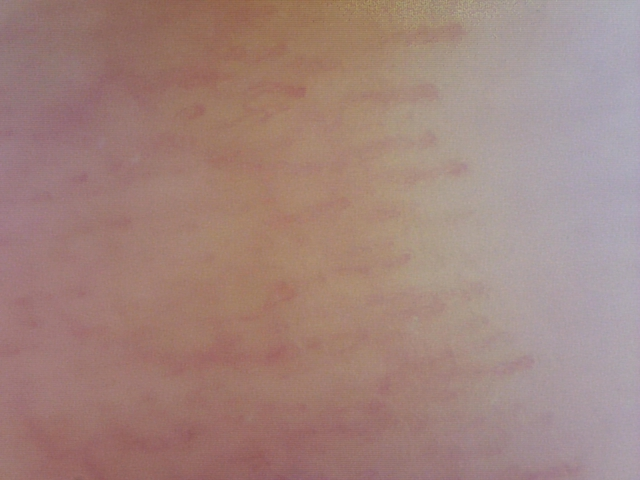
%> input picture CDIO/Testbilder/annasnagelband.jpg, 640 x 480 px
$ octave Seg_vasc.m   (GNU Octave 9; MATLAB toolbox functions it lacks are replaced by stand-ins)
%> lines starting %> are read from the running program, lines starting %| are printed output that depends on the picture; in (x1, y1, x2, y2) boxes, pixels count from 0 and x2, y2 are one past the last pixel; in counts of white or black regions, pixels touching at a corner belong together; the program's own positions count from 1
### CDIO/Martin-bös/hist_eq.m
function [x, y] = hist_eq(im)
%UNTITLED Summary of this function goes here
%   Detailed explanation goes here
n_bins = double(max(max(im)));
[h, b] = size(im);
n_pix = h * b;
hist = zeros([0,n_bins]);
p_table = zeros([0,n_bins]);
L_table = zeros([0,n_bins]);

for i = 1:1:n_bins+1
    hist(1,i) = sum(sum(im == i-1));
    p_table(1,i) = hist(1,i)/n_pix;
end

c_m = cumsum(p_table);
L_table = round(n_bins * c_m);
res = zeros(h, b);
for i = 1:1:length(L_table)
    curr_val = L_table(1,i);
    res = res + curr_val*(im == i-1);
end
x = res;
y = L_table;
end

### CDIO/Martin-bös/midway.m
function [T,T1,T2] = midway(im,thresh)

binvect = 0:1:255;
histo = hist(im(:),binvect);

if nargin < 2

    f = 1:length(histo);
    T0 = sum(histo.*f)/sum(histo);

    T1 = sum(histo(1:T0).*f(1:T0))/sum(histo(1:T0));
    T2 = sum(histo(T0:end).*f(T0:end))/sum(histo(T0:end));

    T = (T1 + T2)/2;

else
    f = 1:length(histo);
    T0 = sum(histo.*f)/sum(histo);

    T1 = sum(histo(1:thresh).*f(1:thresh))/sum(histo(1:thresh));
    T2 = sum(histo(thresh:end).*f(thresh:end))/sum(histo(thresh:end));

    T = (T1 + T2)/2;

end

### CDIO/Martin-bös/Seg_vasc.m
close all
im = imread('annasnagelband.jpg');
%> im is the input picture: size 480x640x3 uint8; mean R, G, B 161.7, 132.5, 125.7
im = rgb2gray(im);
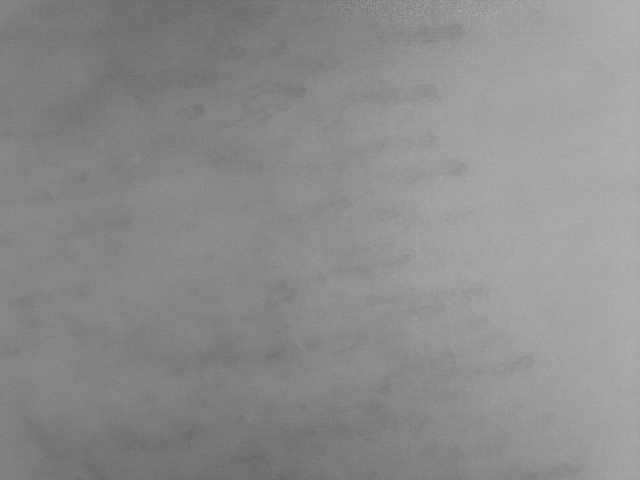
%> im: size 480x640 uint8; min 101, max 180, mean 140.5
im = imresize(im, 0.5);
%> im: size 240x320 uint8
im = double(im);
%> im: size 240x320 double
%im = im/max(max(im)); %Graythresh assumes value/takes values between [0 1]

%% Transform commands
%fftshift: Shift zero-frequency component to center of spectrum.
%     For vectors, fftshift(X) swaps the left and right halves of
%     X.  For matrices, fftshift(X) swaps the first and third
%     quadrants and the second and fourth quadrants.  For N-D
%     arrays, fftshift(X) swaps "half-spaces" of X along each
%     dimension.

%fft2: fft2(X) returns the two-dimensional Fourier transform of matrix X.
%     If X is a vector, the result will have the same orientation.

%ifftshift: For vectors, ifftshift(X) swaps the left and right halves of
%     X.  For matrices, ifftshift(X) swaps the first and third
%     quadrants and the second and fourth quadrants.  For N-D
%     arrays, ifftshift(X) swaps "half-spaces" of X along each
%     dimension.

%F = fftshift(fft2(ifftshift(f)));
%f = fftshift(ifft2(ifftshift(F)));

%% Circular convolution
sigma = 2;
lpH=exp(-0.5*([-3:3]/sigma).^2);
lpH=lpH/sum(lpH); %Horizontal filter
lpV=lpH'; %Vertical filter
gauss = conv2(lpV,lpH,'full'); %Gaussian filter

gausskern =0*im; %Array of zeros
%> gausskern: size 240x320 double; every value is 0
%center = size(im,1)/2+1;
[row,col] = size(im);
%> row = 240; col = 320

centerx = row/2; %Center row
%> centerx = 120
centery = col/2; %Center column
%> centery = 160

gausskern(centerx-3:centerx+3, centery-3:centery+3) = gauss; %Centering Gaussian filter in the image before transform
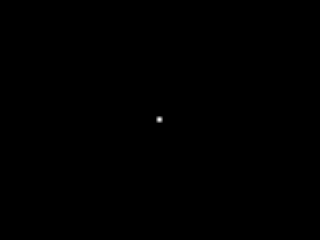
%> gausskern: size 240x320 double; min 0, max 0.0467, mean 1.3e-05; drawn with min black and max white
IM = fftshift(fft2(ifftshift(im))); %Fourier transform of im
GAUSSKERN = fftshift(fft2(ifftshift(gausskern))); %Fourier transorm of averageing kernel
AVERIM = IM.*GAUSSKERN; %Filtering in the fourier domain => averaged image
averim = real(fftshift(ifft2(ifftshift(AVERIM)))); %Filtered image

figure, colormap(gray(256))
subplot(121),imagesc(im), colorbar
subplot(122),imagesc(averim), colorbar

im_eq = hist_eq(im)/max(max(im));
%> in hist_eq, `n_bins = double(max(max(im)));`: n_bins = 176
%> after the loop in hist_eq, `for i = 1:1:n_bins+1`: hist = 177 values, max 2842 at index 132, min 0 at index 1, mean 433.9; p_table = 177 values, max 0.037 at index 132, min 0 at index 1, mean 0.00565
%> in hist_eq, `c_m = cumsum(p_table);`: c_m = 177 values from 0 to 1
%> in hist_eq, `L_table = round(n_bins * c_m);`: L_table = 177 values from 0 to 176
%> after the loop in hist_eq, `for i = 1:1:length(L_table)`:
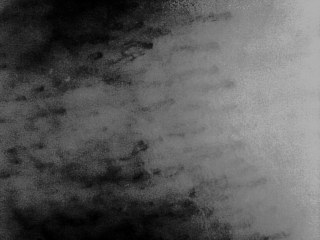
%> res: size 240x320 double; min 0, max 176, mean 89.8
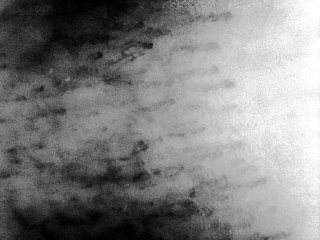
%> im_eq: size 240x320 double; min 0, max 1, mean 0.51

% figure
% imshow(im_eq)


%% Vascular detection

%T = graythresh(im);
T = midway(im); %Threshold using the midway method
%> in midway, `histo = hist(im(:),binvect);`: histo = 256 values, max 2842 at index 132, min 0 at index 1, mean 300
%> in midway, `T0 = sum(histo.*f)/sum(histo);`: T0 = 141.5
%> in midway, `T1 = sum(histo(1:T0).*f(1:T0))/sum(histo(1:T0));`: T1 = 129.5
%> in midway, `T2 = sum(histo(T0:end).*f(T0:end))/sum(histo(T0:end));`: T2 = 157.8
%> in midway, `T = (T1 + T2)/2;`: T = 143.6
%> T = 143.6
T_le = le(im,T); %Threshold using the least error method
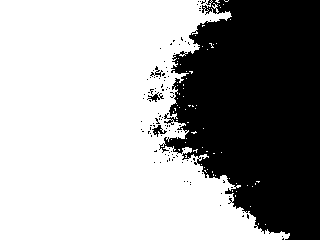
%> T_le: size 240x320 logical; 63.1% white; 109 black regions (105 under 20 px), largest, box (x1, y1, x2, y2) and area: (159, 0, 320, 240) 27928, (152, 125, 167, 137) 71, (147, 92, 164, 102) 62, (150, 66, 163, 77) 44

imbin = imbinarize(im,T_le);
%> imbin: size 240x320 logical; every value is 1
imbin = ~imbin;
%> imbin: size 240x320 logical; every value is 0

figure
imagesc(imbin)
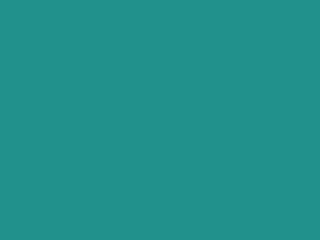
%> displayed picture: size 240x320x3, on the screen's scale of 0 to 255; mean R, G, B 33, 145, 140

$ run again, with CDIO/Testbilder/Snap_001.jpg copied over CDIO/Testbilder/annasnagelband.jpg
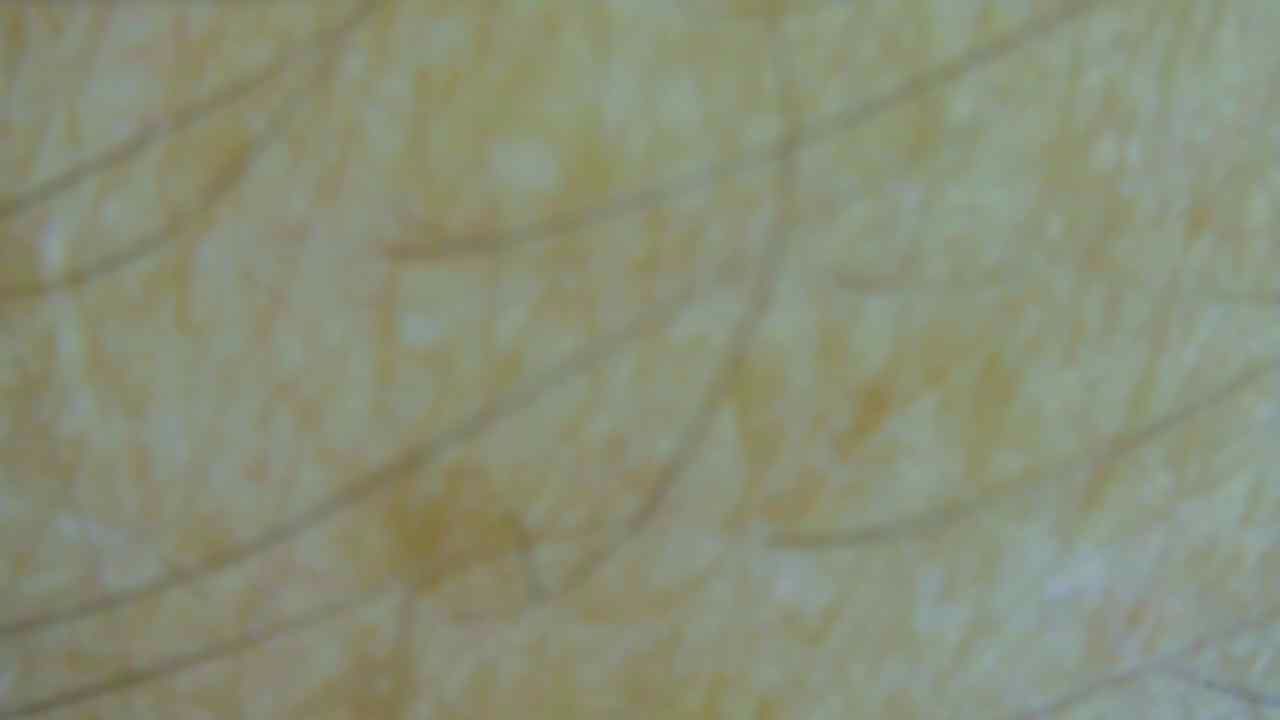
%> input picture CDIO/Testbilder/Snap_001.jpg, 1280 x 720 px
%> im is the input picture: size 720x1280x3 uint8; mean R, G, B 137, 142.5, 119.2
%> n_bins = 165
%> after the loop in hist_eq, `for i = 1:1:n_bins+1`: hist = 166 values, max 34242 at index 141, min 0 at index 1, mean 1388; p_table = 166 values, max 0.149 at index 141, min 0 at index 1, mean 0.00602
%> c_m = 166 values from 0 to 1
%> L_table = 166 values from 0 to 165
%> after the loop in hist_eq, `for i = 1:1:length(L_table)`:
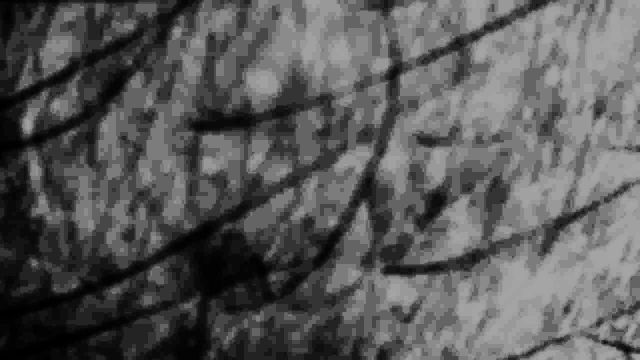
%> res: size 360x640 double; min 0, max 165, mean 88.7
%> histo = 256 values, max 34242 at index 141, min 0 at index 1, mean 900
%> T0 = 139.2
%> T1 = 132
%> T2 = 144.8
%> in midway, `T = (T1 + T2)/2;`: T = 138.4
%> `T_le = le(im,T);`:
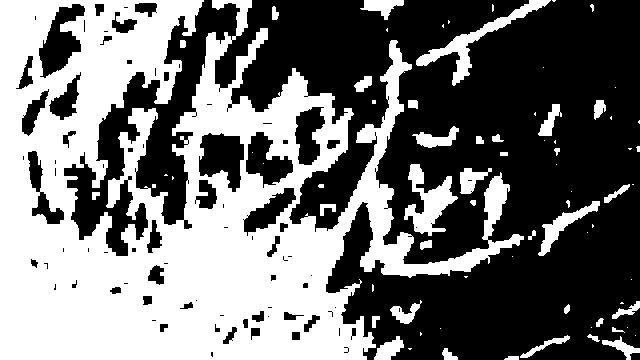
%> T_le: size 360x640 logical; 44.7% white; 74 white regions (36 under 20 px), largest, box (x1, y1, x2, y2) and area: (0, 0, 524, 360) 93642, (416, 0, 551, 86) 1778, (404, 164, 458, 236) 1679

$ run again, with CDIO/Testbilder/Snap_003.jpg copied over CDIO/Testbilder/annasnagelband.jpg
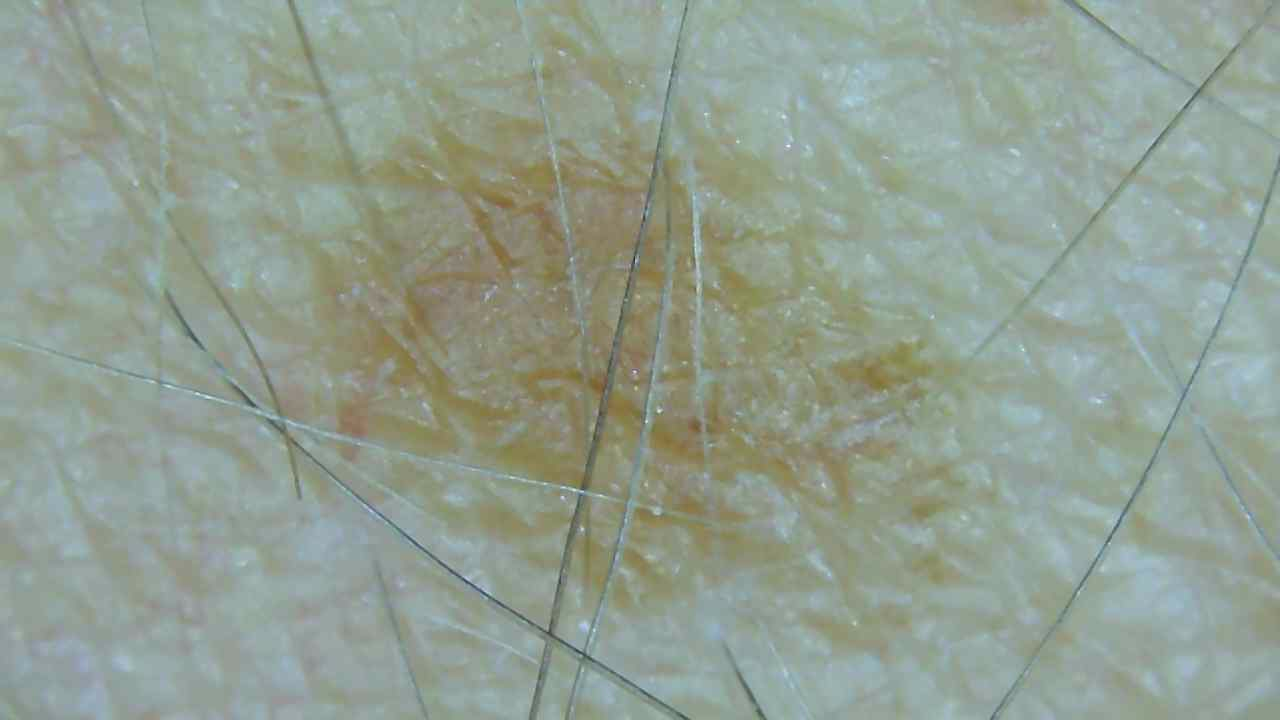
%> input picture CDIO/Testbilder/Snap_003.jpg, 1280 x 720 px
%> im is the input picture: size 720x1280x3 uint8; mean R, G, B 145.9, 158.4, 145.2
%> n_bins = 219
%> after the loop in hist_eq, `for i = 1:1:n_bins+1`: hist = 220 values, max 16820 at index 158, min 0 at index 1, mean 1047.3; p_table = 220 values, max 0.073 at index 158, min 0 at index 1, mean 0.00455
%> c_m = 220 values from 0 to 1
%> L_table = 220 values from 0 to 219
%> after the loop in hist_eq, `for i = 1:1:length(L_table)`:
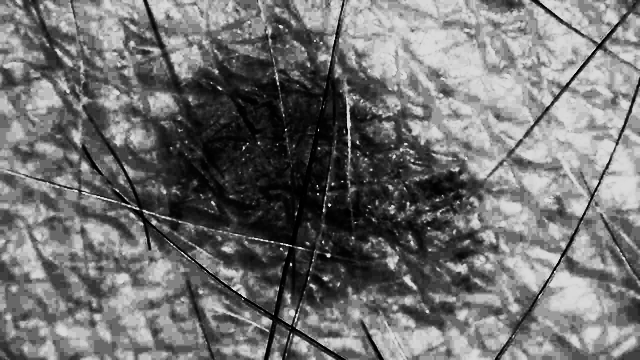
%> res: size 360x640 double; min 0, max 219, mean 112.8
%> histo = 256 values, max 16820 at index 158, min 0 at index 1, mean 900
%> T0 = 154.1
%> T1 = 142
%> T2 = 162.4
%> in midway, `T = (T1 + T2)/2;`: T = 152.2
%> `T_le = le(im,T);`:
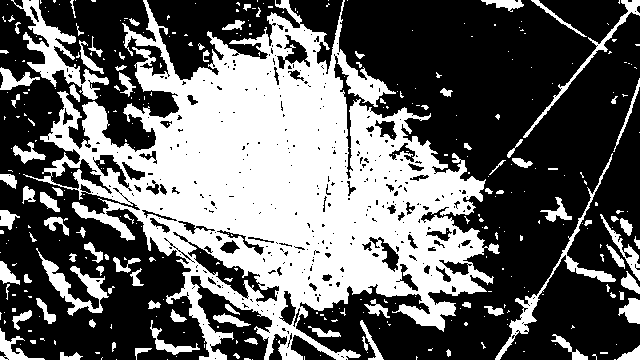
%> T_le: size 360x640 logical; 39.3% white; 354 white regions (259 under 20 px), largest, box (x1, y1, x2, y2) and area: (23, 0, 500, 360) 73483, (11, 0, 109, 100) 2367, (495, 153, 616, 360) 1551
